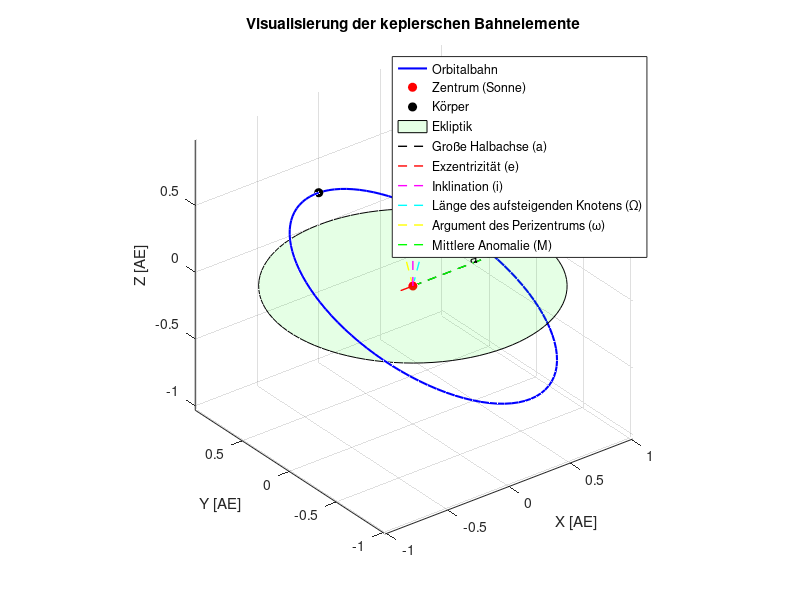

This figure's MATLAB source:
% MATLAB Skript zur Visualisierung der 6 keplerschen Bahnelemente

% Clear workspace and command window
clear;
clc;

% Definition der keplerschen Bahnelemente (Beispielwerte)
a = 1;           % Große Halbachse (in AE)
e = 0.1;         % Exzentrizität
i = 30;          % Inklination (in Grad)
Omega = 45;      % Länge des aufsteigenden Knotens (in Grad)
omega = 60;      % Argument des Perizentrums (in Grad)
M = 0;           % Mittlere Anomalie (in Grad)

% Konvertierung der Winkel in Bogenmaß
i_rad = deg2rad(i);
Omega_rad = deg2rad(Omega);
omega_rad = deg2rad(omega);
M_rad = deg2rad(M);

% Berechnung der exzentrischen Anomalie E aus der mittleren Anomalie M
E = M_rad;
for iter = 1:100  % Iteration zur Lösung der Kepler-Gleichung
    E = M_rad + e*sin(E);
end

% Berechnung der wahren Anomalie v
v = 2*atan(sqrt((1+e)/(1-e)) * tan(E/2));

% Berechnung der Position in der Orbitalebene
r = a * (1 - e^2) / (1 + e*cos(v));  % Radius
x_orb = r * cos(v);
y_orb = r * sin(v);
z_orb = 0;

% Rotationsmatrix für die Inklination
R_i = [1, 0, 0;
       0, cos(i_rad), -sin(i_rad);
       0, sin(i_rad), cos(i_rad)];

% Rotationsmatrix für die Länge des aufsteigenden Knotens
R_Omega = [cos(Omega_rad), -sin(Omega_rad), 0;
           sin(Omega_rad), cos(Omega_rad), 0;
           0, 0, 1];

% Rotationsmatrix für das Argument des Perizentrums
R_omega = [cos(omega_rad), -sin(omega_rad), 0;
           sin(omega_rad), cos(omega_rad), 0;
           0, 0, 1];

% Gesamte Rotationsmatrix
R = R_Omega * R_i * R_omega;

% Anwendung der Rotationsmatrix auf die Position
pos = R * [x_orb; y_orb; z_orb];

% Orbitalpunkte berechnen
theta = linspace(0, 2*pi, 100);
r = a * (1 - e^2) ./ (1 + e * cos(theta));
x_orb = r .* cos(theta);
y_orb = r .* sin(theta);
z_orb = zeros(size(theta));

% Anwendung der Rotationsmatrix auf die Orbitalpunkte
orbital_points = R * [x_orb; y_orb; z_orb];

% 3D-Plot der Umlaufbahn
figure;
plot3(orbital_points(1, :), orbital_points(2, :), orbital_points(3, :), 'b', 'LineWidth', 1.5);
hold on;
plot3(0, 0, 0, 'ro', 'MarkerFaceColor', 'r'); % Zentrum (Sonne)
plot3(pos(1), pos(2), pos(3), 'ko', 'MarkerFaceColor', 'k'); % Position des Körpers

% Plot der Ekliptik-Ebene
theta_ekliptik = linspace(0, 2*pi, 100);
x_ekliptik = cos(theta_ekliptik);
y_ekliptik = sin(theta_ekliptik);
z_ekliptik = zeros(size(theta_ekliptik));
fill3(x_ekliptik, y_ekliptik, z_ekliptik, 'g', 'FaceAlpha', 0.1);

% Darstellung der Bahnelemente

% Große Halbachse
plot3([0, a], [0, 0], [0, 0], 'k--', 'LineWidth', 1);
text(a/2, 0, 0, 'a', 'HorizontalAlignment', 'center', 'VerticalAlignment', 'bottom');

% Exzentrizität
focus_x = -a * e;
plot3([focus_x, 0], [0, 0], [0, 0], 'r--', 'LineWidth', 1);
text(focus_x/2, 0, 0, 'e', 'HorizontalAlignment', 'center', 'VerticalAlignment', 'top');

% Inklination
plot3([0, 0], [0, 0], [0, sin(i_rad)], 'm--', 'LineWidth', 1);
text(0, 0, sin(i_rad)/2, 'i', 'HorizontalAlignment', 'right', 'VerticalAlignment', 'bottom');

% Länge des aufsteigenden Knotens
plot3([0, cos(Omega_rad)], [0, sin(Omega_rad)], [0, 0], 'c--', 'LineWidth', 1);
text(cos(Omega_rad)/2, sin(Omega_rad)/2, 0, '\Omega', 'HorizontalAlignment', 'center', 'VerticalAlignment', 'top');

% Argument des Perizentrums
plot3([0, cos(omega_rad)], [0, sin(omega_rad)], [0, 0], 'y--', 'LineWidth', 1);
text(cos(omega_rad)/2, sin(omega_rad)/2, 0, '\omega', 'HorizontalAlignment', 'center', 'VerticalAlignment', 'top');

% Mittlere Anomalie (als wahre Anomalie dargestellt)
plot3([0, cos(v)], [0, sin(v)], [0, 0], 'g--', 'LineWidth', 1);
text(cos(v)/2, sin(v)/2, 0, 'M', 'HorizontalAlignment', 'center', 'VerticalAlignment', 'top');

% Plot-Eigenschaften
xlabel('X [AE]');
ylabel('Y [AE]');
zlabel('Z [AE]');
title('Visualisierung der keplerschen Bahnelemente');
grid on;
axis equal;
rotate3d on;
legend({'Orbitalbahn', 'Zentrum (Sonne)', 'Körper', 'Ekliptik', 'Große Halbachse (a)', 'Exzentrizität (e)', 'Inklination (i)', 'Länge des aufsteigenden Knotens (\Omega)', 'Argument des Perizentrums (\omega)', 'Mittlere Anomalie (M)'}, 'Location', 'best');
hold off;
